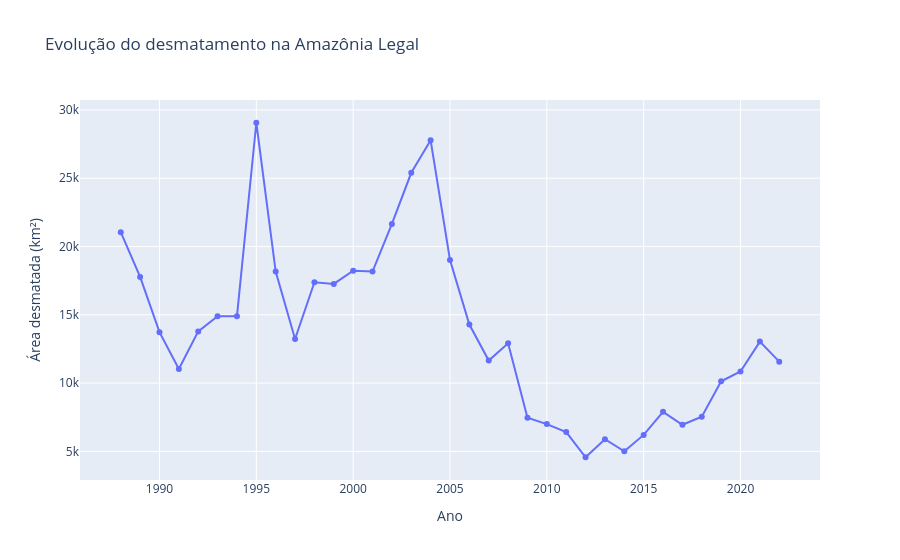

Write notebook code for a chart like this one.
### Markdown cell above
### Evolução do desmatamento ao longo do ano

### Code cell
fig = px.line(
    df,
    x="ano",
    y="area_total_desmatada",
    title="Evolução do desmatamento na Amazônia Legal",
    labels={
        "ano": "Ano",
        "area_total_desmatada": "Área desmatada (km²)"
    },
    markers=True
)

fig.show()

### Figure 1 — Plotly figure (JSON) as saved in the notebook; plotly's stock layout.template omitted (floating-point values rounded to 4 significant figures)
{"data": [{"hovertemplate": "Ano=%{x}<br>Área desmatada (km²)=%{y}<extra></extra>", "legendgroup": "", "line": {"color": "#636efa", "dash": "solid"}, "marker": {"symbol": "circle"}, "mode": "lines+markers", "name": "", "orientation": "v", "showlegend": false, "type": "scatter", "x": [1988, 1989, 1990, 1991, 1992, 1993, 1994, 1995, 1996, 1997, 1998, 1999, 2000, 2001, 2002, 2003, 2004, 2005, 2006, 2007, 2008, 2009, 2010, 2011, 2012, 2013, 2014, 2015, 2016, 2017, 2018, 2019, 2020, 2021, 2022], "xaxis": "x", "y": [21050, 17770, 13730, 11030, 13786, 14896, 14896, 29059, 18161, 13227, 17383, 17259, 18226, 18165, 21650, 25396, 27772, 19014, 14286, 11651, 12911, 7464, 7000, 6418, 4571, 5891, 5012, 6207, 7893, 6947, 7536, 10129, 10851, 13038, 11568], "yaxis": "y"}], "layout": {"legend": {"tracegroupgap": 0}, "title": {"text": "Evolução do desmatamento na Amazônia Legal"}, "xaxis": {"anchor": "y", "domain": [0, 1], "title": {"text": "Ano"}}, "yaxis": {"anchor": "x", "domain": [0, 1], "title": {"text": "Área desmatada (km²)"}}}}
